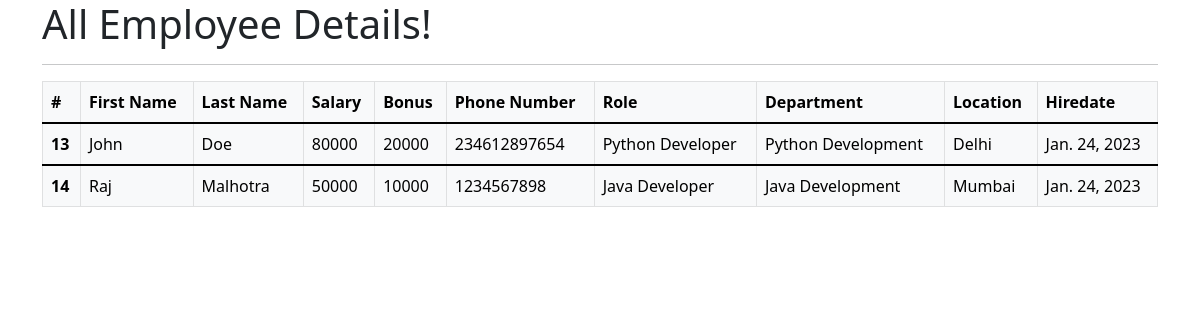
The app's page /all_emp with its own data.
### emp_app/models.py (models this page shows, shortened)
class Employee(models.Model):
    first_name = models.CharField(max_length=100, null=False)
    last_name = models.CharField(max_length=100)
    dept = models.ForeignKey(Department, on_delete=models.CASCADE)
    salary = models.IntegerField(default=0)
    bonus = models.IntegerField(default=0)
    role = models.ForeignKey(Role, on_delete=models.CASCADE)
    phone = models.IntegerField(default=0)
    hire_date = models.DateField()
    def __str__(self):
        return "%s %s %s" %(self.first_name, self.last_name, self.phone)

class Role(models.Model):
    name = models.CharField(max_length=100, null=False)

class Department(models.Model):
    name = models.CharField(max_length=100,null=False)
    location = models.CharField(max_length=100)

### emp_app/views.py (the view)
# urls.py: path('all_emp', views.all_emp, name='all_emp'),
def all_emp(request):
    emps = Employee.objects.all()
    context = {
        'emps': emps
    }
    print(context)
    return render(request, 'view_all_emp.html', context)

### emp_app/templates/view_all_emp.html (shortened to what this page needs)
<!DOCTYPE html>
<html lang="en">
<head>
  <link href="https://cdn.jsdelivr.net/npm/bootstrap@5.1.3/dist/css/bootstrap.min.css" rel="stylesheet">
</head>
  <body>
  <div class="container">
          <h1>All Employee Details!</h1>
      <hr>
     <table class="table table-light table-hover table-bordered">
  <thead>
    <tr>
      <th scope="col">#</th>
      <th scope="col">First Name</th>
      <th scope="col">Last Name</th>
      <th scope="col">Salary</th>
      <th scope="col">Bonus</th>
      <th scope="col">Phone Number</th>
      <th scope="col">Role</th>
      <th scope="col">Department</th>
      <th scope="col">Location</th>
      <th scope="col">Hiredate</th>
    </tr>
  </thead>
         {% for emp in emps %}
  <tbody>
    <tr>
      <th scope="row">{{emp.id}}</th>
      <td>{{emp.first_name}}</td>
      <td>{{emp.last_name}}</td>
      <td>{{emp.salary}}</td>
      <td>{{emp.bonus}}</td>
      <td>{{emp.phone}}</td>
      <td>{{emp.role.name}}</td>
      <td>{{emp.dept.name}}</td>
      <td>{{emp.dept.location}}</td>
      <td>{{emp.hire_date}}</td>
    </tr>
  </tbody>
         {% endfor %}
</table>
  </div>
  </body>
</html>

### records on screen
Employee: id "13", first_name "John", last_name "Doe", salary "80000", bonus "20000", phone "234612897654", role.name "Python Developer", dept.name "Python Development", dept.location "Delhi", hire_date "Jan. 24, 2023"
Employee: id "14", first_name "Raj", last_name "Malhotra", salary "50000", bonus "10000", phone "1234567898", role.name "Java Developer", dept.name "Java Development", dept.location "Mumbai", hire_date "Jan. 24, 2023"
